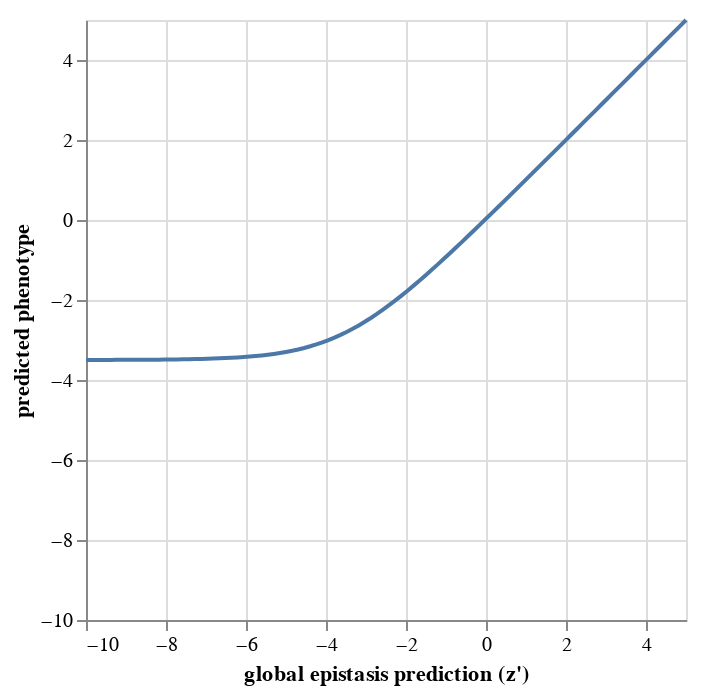

Notebook code cell kept with this figure:
### Markdown cell above
### Softplus

By default, we avoid this unwanted behavior by applying a final activation on the output of the global epistasis model. In essence, this is a modified _softplus_ activation, ($\text{softplus}(x)=\log(1 + e^{x})$) with a _lower bound_ at $l + \gamma_{h}$, as well as a _ramping_ coefficient, $\lambda_{\text{sp}}$. 

Concretely, if we let $z' = g(\phi(v,h))$, then the predicted functional score of our model is given by:

$$
t(z') = \lambda_{sp}\log(1 + e^{\frac{z' - l}{\lambda_{sp}}}) + l
$$

Functionally speaking, this truncates scores below a lower bound, while leaving scores above (mostly) unaltered. There is a small range of input values where the function smoothly transitions between a flat regime (where data is truncated) and a linear regime (where data is not truncated). 

**Note** By default, we recommend leaving the $\lambda_{sp}$ parameter at it's default value of $0.1$. this ensures a sharp transition between regimes similar to a [ReLU](https://en.wikipedia.org/wiki/Rectifier_(neural_networks)) function, but retain the differentible property for gradient based optimization.

Below is an interactive plot showing the effect of the modified softplus activation as a function of an adjustable $\lambda_{sp}$ scaling parameter, and lower bound, $l$:

### Code cell
import altair as alt

import numpy

import pandas as pd


df = pd.DataFrame({"latent": numpy.linspace(-10, 5, 100)})

slider_lsp = alt.binding_range(min=0.1, max=2)
var_lambda_sp = alt.param(bind=slider_lsp, value=1, name="lambda_sp")

slider_lb = alt.binding_range(min=-10, max=0)
var_lower_bound = alt.param(bind=slider_lb, value=-3.5, name="lower_bound")

(
    alt.Chart(df)
    .transform_calculate(
        phenotype=alt.expr.log(1 + alt.expr.exp((alt.datum['latent']-var_lower_bound)/var_lambda_sp))
        * var_lambda_sp
        + var_lower_bound
    )
    .encode(
        x=alt.X("latent", title="global epistasis prediction (z')", scale=alt.Scale(domain=[-10, 5])),
        y=alt.Y("phenotype:Q", title="predicted phenotype", scale=alt.Scale(domain=[-10, 5]))
    )
    .mark_line()
    .add_params(var_lambda_sp, var_lower_bound)
)

### Figure 1 — Vega-Lite specification as saved in the notebook (floating-point values rounded to 4 significant figures)
{"config": {"view": {"continuousWidth": 300, "continuousHeight": 300}}, "data": {"name": "data-cabdca2257cf20e376d04c62a66e94ee"}, "mark": {"type": "line"}, "encoding": {"x": {"field": "latent", "scale": {"domain": [-10, 5]}, "title": "global epistasis prediction (z')", "type": "quantitative"}, "y": {"field": "phenotype", "scale": {"domain": [-10, 5]}, "title": "predicted phenotype", "type": "quantitative"}}, "params": [{"name": "lambda_sp", "bind": {"input": "range", "max": 2, "min": 0.1}, "value": 1}, {"name": "lower_bound", "bind": {"input": "range", "max": 0, "min": -10}, "value": -3.5}], "transform": [{"calculate": "((log((1 + exp(((datum['latent'] - lower_bound) / lambda_sp)))) * lambda_sp) + lower_bound)", "as": "phenotype"}], "$schema": "https://vega.github.io/schema/vega-lite/v5.6.1.json", "datasets": {"data-cabdca2257cf20e376d04c62a66e94ee": [{"latent": -10.0}, {"latent": -9.848}, {"latent": -9.697}, {"latent": -9.545}, {"latent": -9.394}, {"latent": -9.242}, {"latent": -9.091}, {"latent": -8.939}, {"latent": -8.788}, {"latent": -8.636}, {"latent": -8.485}, {"latent": -8.333}, {"latent": -8.182}, {"latent": -8.03}, {"latent": -7.879}, {"latent": -7.727}, {"latent": -7.576}, {"latent": -7.424}, {"latent": -7.273}, {"latent": -7.121}, {"latent": -6.97}, {"latent": -6.818}, {"latent": -6.667}, {"latent": -6.515}, {"latent": -6.364}, {"latent": -6.212}, {"latent": -6.061}, {"latent": -5.909}, {"latent": -5.758}, {"latent": -5.606}, {"latent": -5.455}, {"latent": -5.303}, {"latent": -5.152}, {"latent": -5.0}, {"latent": -4.848}, {"latent": -4.697}, {"latent": -4.545}, {"latent": -4.394}, {"latent": -4.242}, {"latent": -4.091}, {"latent": -3.939}, {"latent": -3.788}, {"latent": -3.636}, {"latent": -3.485}, {"latent": -3.333}, {"latent": -3.182}, {"latent": -3.03}, {"latent": -2.879}, {"latent": -2.727}, {"latent": -2.576}, {"latent": -2.424}, {"latent": -2.273}, {"latent": -2.121}, {"latent": -1.97}, {"latent": -1.818}, {"latent": -1.667}, {"latent": -1.515}, {"latent": -1.364}, {"latent": -1.212}, {"latent": -1.061}, {"latent": -0.9091}, {"latent": -0.7576}, {"latent": -0.6061}, {"latent": -0.4545}, {"latent": -0.303}, {"latent": -0.1515}, {"latent": 0.0}, {"latent": 0.1515}, {"latent": 0.303}, {"latent": 0.4545}, {"latent": 0.6061}, {"latent": 0.7576}, {"latent": 0.9091}, {"latent": 1.061}, {"latent": 1.212}, {"latent": 1.364}, {"latent": 1.515}, {"latent": 1.667}, {"latent": 1.818}, {"latent": 1.97}, {"latent": 2.121}, {"latent": 2.273}, {"latent": 2.424}, {"latent": 2.576}, {"latent": 2.727}, {"latent": 2.879}, {"latent": 3.03}, {"latent": 3.182}, {"latent": 3.333}, {"latent": 3.485}, {"latent": 3.636}, {"latent": 3.788}, {"latent": 3.939}, {"latent": 4.091}, {"latent": 4.242}, {"latent": 4.394}, {"latent": 4.545}, {"latent": 4.697}, {"latent": 4.848}, {"latent": 5.0}]}}
